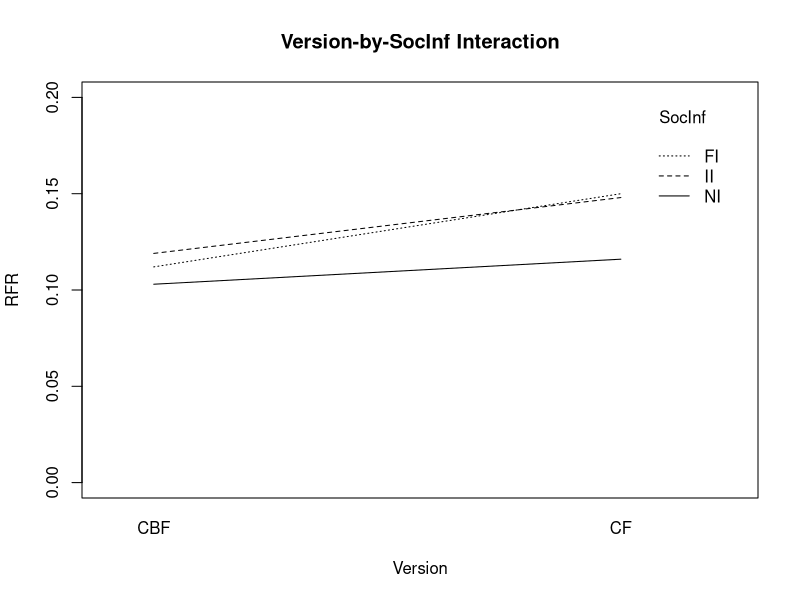
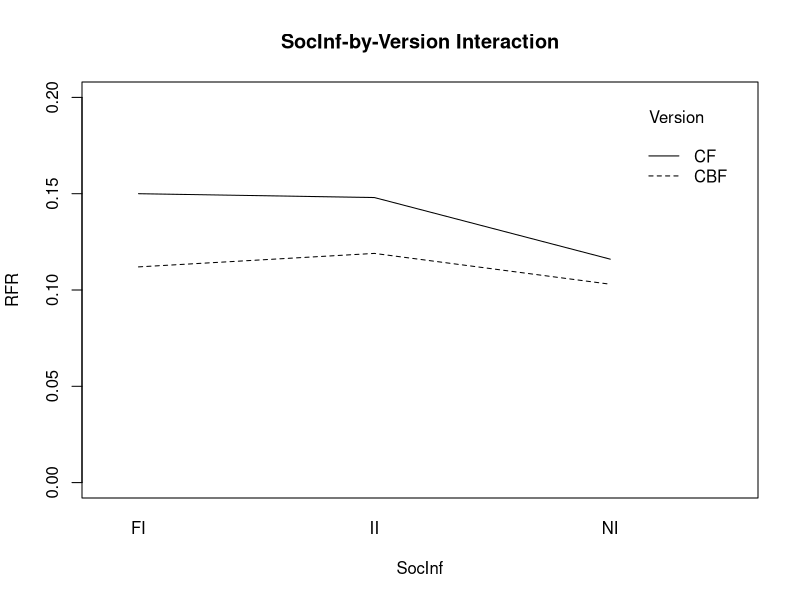

These figures' R source, in order:
twitter <- read.csv("twitter-factorial.csv", header = TRUE)
Y <- twitter$Y
Version <- twitter$Version
SocInf <- twitter$SocInf
interaction.plot(Version, SocInf, Y,  main = "Version-by-SocInf Interaction",
                 xlab = "Version", ylab = "RFR", ylim = c(0, 0.2), 
                 trace.label = "SocInf")
interaction.plot(SocInf, Version, Y,  main = "SocInf-by-Version Interaction",
                 xlab = "SocInf", ylab = "RFR", ylim = c(0, 0.2), 
                 trace.label = "Version")